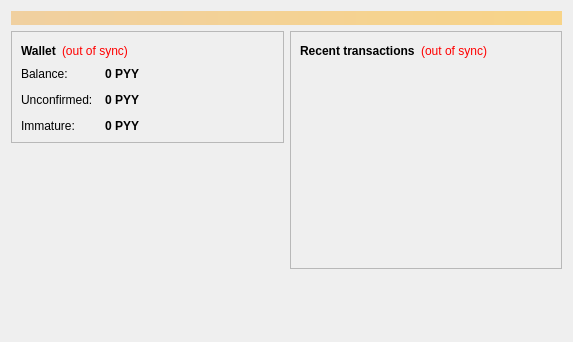
<?xml version="1.0" encoding="UTF-8"?>
<ui version="4.0">
 <class>OverviewPage</class>
 <widget class="QWidget" name="OverviewPage">
  <property name="geometry">
   <rect>
    <x>0</x>
    <y>0</y>
    <width>573</width>
    <height>342</height>
   </rect>
  </property>
  <property name="windowTitle">
   <string>Form</string>
  </property>
  <layout class="QVBoxLayout" name="topLayout">
   <item>
    <widget class="QLabel" name="labelAlerts">
     <property name="visible">
      <bool>false</bool>
     </property>
     <property name="styleSheet">
      <string notr="true">background-color: qlineargradient(x1: 0, y1: 0, x2: 1, y2: 0, stop:0 #F0D0A0, stop:1 #F8D488); color:#000000;</string>
     </property>
     <property name="wordWrap">
      <bool>true</bool>
     </property>
     <property name="margin">
      <number>3</number>
     </property>
    </widget>
   </item>
   <item>
    <layout class="QHBoxLayout" name="horizontalLayout" stretch="1,1">
     <item>
      <layout class="QVBoxLayout" name="verticalLayout_2">
       <item>
        <widget class="QFrame" name="frame">
         <property name="frameShape">
          <enum>QFrame::StyledPanel</enum>
         </property>
         <property name="frameShadow">
          <enum>QFrame::Raised</enum>
         </property>
         <layout class="QVBoxLayout" name="verticalLayout_4">
          <item>
           <layout class="QHBoxLayout" name="horizontalLayout_4">
            <item>
             <widget class="QLabel" name="label_5">
              <property name="font">
               <font>
                <weight>75</weight>
                <bold>true</bold>
               </font>
              </property>
              <property name="text">
               <string>Wallet</string>
              </property>
             </widget>
            </item>
            <item>
             <widget class="QLabel" name="labelWalletStatus">
              <property name="toolTip">
               <string>The displayed information may be out of date. Your wallet automatically synchronizes with the PYY network after a connection is established, but this process has not completed yet.</string>
              </property>
              <property name="styleSheet">
               <string notr="true">QLabel { color: red; }</string>
              </property>
              <property name="text">
               <string notr="true">(out of sync)</string>
              </property>
              <property name="alignment">
               <set>Qt::AlignLeading|Qt::AlignLeft|Qt::AlignVCenter</set>
              </property>
             </widget>
            </item>
            <item>
             <spacer name="horizontalSpacer_2">
              <property name="orientation">
               <enum>Qt::Horizontal</enum>
              </property>
              <property name="sizeHint" stdset="0">
               <size>
                <width>40</width>
                <height>20</height>
               </size>
              </property>
             </spacer>
            </item>
           </layout>
          </item>
          <item>
           <layout class="QFormLayout" name="formLayout_2">
            <property name="fieldGrowthPolicy">
             <enum>QFormLayout::AllNonFixedFieldsGrow</enum>
            </property>
            <property name="horizontalSpacing">
             <number>12</number>
            </property>
            <property name="verticalSpacing">
             <number>12</number>
            </property>
            <item row="0" column="0">
             <widget class="QLabel" name="label">
              <property name="text">
               <string>Balance:</string>
              </property>
             </widget>
            </item>
            <item row="0" column="1">
             <widget class="QLabel" name="labelBalance">
              <property name="font">
               <font>
                <weight>75</weight>
                <bold>true</bold>
               </font>
              </property>
              <property name="cursor">
               <cursorShape>IBeamCursor</cursorShape>
              </property>
              <property name="toolTip">
               <string>Your current balance</string>
              </property>
              <property name="text">
               <string notr="true">0 PYY</string>
              </property>
              <property name="textInteractionFlags">
               <set>Qt::LinksAccessibleByMouse|Qt::TextSelectableByKeyboard|Qt::TextSelectableByMouse</set>
              </property>
             </widget>
            </item>
            <item row="1" column="0">
             <widget class="QLabel" name="label_3">
              <property name="text">
               <string>Unconfirmed:</string>
              </property>
             </widget>
            </item>
            <item row="1" column="1">
             <widget class="QLabel" name="labelUnconfirmed">
              <property name="font">
               <font>
                <weight>75</weight>
                <bold>true</bold>
               </font>
              </property>
              <property name="cursor">
               <cursorShape>IBeamCursor</cursorShape>
              </property>
              <property name="toolTip">
               <string>Total of transactions that have yet to be confirmed, and do not yet count toward the current balance</string>
              </property>
              <property name="text">
               <string notr="true">0 PYY</string>
              </property>
              <property name="textInteractionFlags">
               <set>Qt::LinksAccessibleByMouse|Qt::TextSelectableByKeyboard|Qt::TextSelectableByMouse</set>
              </property>
             </widget>
            </item>
            <item row="2" column="0">
             <widget class="QLabel" name="labelImmatureText">
              <property name="text">
               <string>Immature:</string>
              </property>
             </widget>
            </item>
            <item row="2" column="1">
             <widget class="QLabel" name="labelImmature">
              <property name="font">
               <font>
                <weight>75</weight>
                <bold>true</bold>
               </font>
              </property>
              <property name="toolTip">
               <string>Mined balance that has not yet matured</string>
              </property>
              <property name="text">
               <string notr="true">0 PYY</string>
              </property>
              <property name="textInteractionFlags">
               <set>Qt::LinksAccessibleByMouse|Qt::TextSelectableByKeyboard|Qt::TextSelectableByMouse</set>
              </property>
             </widget>
            </item>
			
           </layout>
          </item>
         </layout>
        </widget>
       </item>
       <item>
        <spacer name="verticalSpacer">
         <property name="orientation">
          <enum>Qt::Vertical</enum>
         </property>
         <property name="sizeHint" stdset="0">
          <size>
           <width>20</width>
           <height>40</height>
          </size>
         </property>
        </spacer>
       </item>
		<item>
         <widget class="QLabel" name="label_wallet_bgcoin">
          <property name="text">
           <string/>
          </property>
          <property name="pixmap">
           <pixmap resource="../bitcoin.qrc">:/images/wallet_bgcoin</pixmap>
          </property>
          <property name="scaledContents">
           <bool>false</bool>
          </property>
          <property name="alignment">
           <set>Qt::AlignLeft</set>
          </property>
          <property name="margin">
           <number>-2</number>
          </property>
         </widget>
        </item>
	   </layout>
     </item>
     <item>
      <layout class="QVBoxLayout" name="verticalLayout_3">
       <item>
        <widget class="QFrame" name="frame_2">
         <property name="frameShape">
          <enum>QFrame::StyledPanel</enum>
         </property>
         <property name="frameShadow">
          <enum>QFrame::Raised</enum>
         </property>
         <layout class="QVBoxLayout" name="verticalLayout">
          <item>
           <layout class="QHBoxLayout" name="horizontalLayout_2">
            <item>
             <widget class="QLabel" name="label_4">
              <property name="text">
               <string>&lt;b&gt;Recent transactions&lt;/b&gt;</string>
              </property>
             </widget>
            </item>
            <item>
             <widget class="QLabel" name="labelTransactionsStatus">
              <property name="toolTip">
               <string>The displayed information may be out of date. Your wallet automatically synchronizes with the PYY network after a connection is established, but this process has not completed yet.</string>
              </property>
              <property name="styleSheet">
               <string notr="true">QLabel { color: red; }</string>
              </property>
              <property name="text">
               <string notr="true">(out of sync)</string>
              </property>
              <property name="alignment">
               <set>Qt::AlignRight|Qt::AlignTrailing|Qt::AlignVCenter</set>
              </property>
             </widget>
            </item>
            <item>
             <spacer name="horizontalSpacer">
              <property name="orientation">
               <enum>Qt::Horizontal</enum>
              </property>
              <property name="sizeHint" stdset="0">
               <size>
                <width>40</width>
                <height>20</height>
               </size>
              </property>
             </spacer>
            </item>
           </layout>
          </item>
          <item>
           <widget class="QListView" name="listTransactions">
            <property name="styleSheet">
             <string notr="true">QListView { background: transparent; }</string>
            </property>
            <property name="frameShape">
             <enum>QFrame::NoFrame</enum>
            </property>
            <property name="verticalScrollBarPolicy">
             <enum>Qt::ScrollBarAlwaysOff</enum>
            </property>
            <property name="horizontalScrollBarPolicy">
             <enum>Qt::ScrollBarAlwaysOff</enum>
            </property>
            <property name="selectionMode">
             <enum>QAbstractItemView::NoSelection</enum>
            </property>
           </widget>
          </item>
         </layout>
        </widget>
       </item>
       <item>
        <spacer name="verticalSpacer_2">
         <property name="orientation">
          <enum>Qt::Vertical</enum>
         </property>
         <property name="sizeHint" stdset="0">
          <size>
           <width>20</width>
           <height>40</height>
          </size>
         </property>
        </spacer>
       </item>
      </layout>
     </item>
    </layout>
   </item>
  </layout>
 </widget>
 <resources/>
 <connections/>
</ui>
